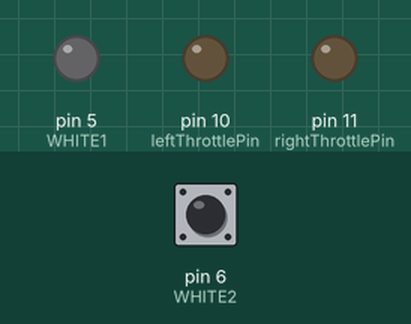
This sketch was run on a simulated Arduino Uno, built with avr-gcc and run on an emulated ATmega328P. On the bench: output pins drawn as LEDs (lit = HIGH). The test bench sets the inputs (shaded band); at power-on: pin 6 (WHITE2) HIGH. Pins used as bus, display or sensor lines are not drawn.

Above: at 1.2 s.
1.3 s: pin 6 (WHITE2) pulled LOW for 0.15 s
At 1.37 s:
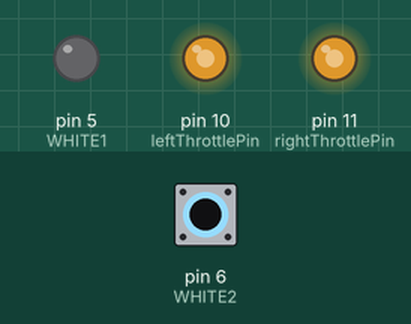
2.9 s: pin 6 (WHITE2) pulled LOW for 3.2 s
At 7.4 s:
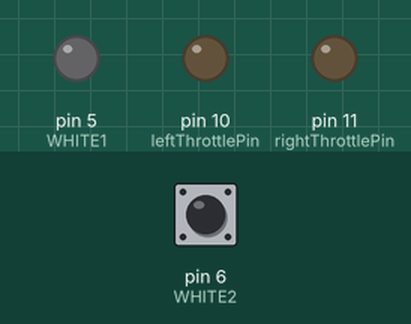
Timing chart, 0 to 8.9 s (numbered marks = the images above; inputs shaded):
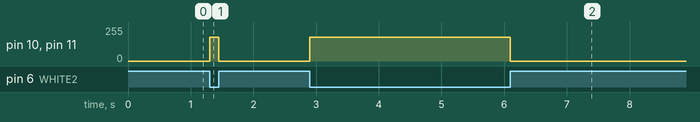

Measured:
- after the input at 1.3 s, pin 10 (leftThrottlePin), pin 11 (rightThrottlePin): 0/255 → 180/255 at once, → 0/255 0.15 s later
- after the input at 2.9 s, pin 10 (leftThrottlePin), pin 11 (rightThrottlePin): 0/255 → 180/255 at once, → 0/255 3.2 s later

The sketch:

button_go.ino
```cpp
#include <Encoder.h>

// Numbering from left to right when leftmost cables are ground and 5V (So first
// pair, i.e. left, is white)
int WHITE1 = 5; //B2
int WHITE2 = 6; //A2
int ORAN1 = 4; //B3
int ORAN2 = 7; //A3
int RED1 = 3; //B4
int RED2 = 8; //A4
int BROWN1 = 2; //B5
int BROWN2 = 9; //A5

//int throttlePin = 5;
int leftThrottlePin = 10;
int rightThrottlePin = 11;

int powerOnPin = 12;

//Encoder xAxis(RED1, RED2);
//Encoder yAxis(BROWN1, BROWN2);
// Encoder spinner(ORAN1, ORAN2);
// Encoder button(WHITE1, WHITE2);

int minV = 1.6; //Throttle output voltage when joystick is at 0, 0
int maxV = 3; //Throttle output voltage when joystick is at 0, MAX
float maxSteps = 68.0f;
float k_eq = ((255.0f*maxV/5.0f)-255.0f*minV/5.0f)/(maxSteps);
float h_eq = 255.0f*minV/5.0f;

void setup() {
  // put your setup code here, to run once:
  //Serial.begin(9600);
  pinMode(leftThrottlePin, OUTPUT);
  pinMode(rightThrottlePin, OUTPUT);
  pinMode(powerOnPin, OUTPUT);
  pinMode(WHITE1, OUTPUT);
  pinMode(WHITE2, INPUT_PULLUP);
  digitalWrite(powerOnPin, HIGH);
  // analogWrite(leftThrottlePin, 150);
  // analogWrite(rightThrottlePin, 150);
  digitalWrite(WHITE1, LOW);
}

bool button;
int maxSpeed = 180;

void loop() {
  button = digitalRead(WHITE2);
  //Serial.print(button);
  //Serial.println();
  if (!button) {
    analogWrite(leftThrottlePin, maxSpeed);
    analogWrite(rightThrottlePin, maxSpeed);
    // Serial.print("DRIVE MOTHER FUCKER!!!!!!!");
  } else  {
    analogWrite(leftThrottlePin, 0);
    analogWrite(rightThrottlePin, 0);
    // Serial.print("stop");
  }


  delay(1);
}
```
